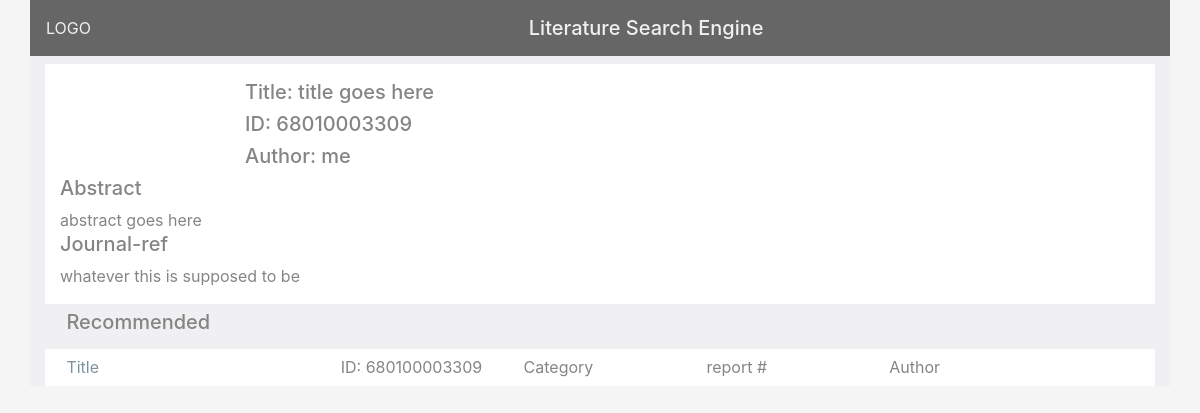
The app's page /litsearch/1/ with its own data.
### litsearch/models.py (models this page shows, shortened)
class LiteratureItem(models.Model):
    title = models.CharField(max_length=256)
    literature_id = models.SlugField(max_length=128)
    category = models.CharField(max_length=64)
    report_number = models.CharField(max_length=128)
    author = models.CharField(max_length=256)
    details_link = models.CharField(max_length=256)
    pub_date = models.DateField('date published');
    abstract = models.TextField()
    journal_ref = models.TextField()

### litsearch/views.py (the view)
# urls.py: path('<int:lit_item_id>/', views.details, name='details'),
def details(request, lit_item_id):
    literature_item = get_object_or_404(LiteratureItem, pk=lit_item_id)
    context = {'literature_item': literature_item}
    return render(request, 'litsearch/details.html', context)

### litsearch/templates/litsearch/details.html (shortened to what this page needs)
{% extends "litsearch/base.html" %}
{% block content %}
    <section class="container details">
        <div class="container bg-white py-3">
            <header class="row">
                <div class="col-sm-3 col-md-2">
                </div>
                <div class="col-sm-9 col-md-10">
                    <h4>Title: {{ literature_item.title }}</h4>
                    <h4>ID: {{ literature_item.literature_id }}</h4>
                    <h4>Author: {{ literature_item.author }}</h4>
                </div>
            </header>
            <div class="row">
                <h2 class="col-12">Abstract</h2>
                <div class="col-12">{{ literature_item.abstract }}</div>
            </div>
            <div class="row">
                <h2 class="col-12">Journal-ref</h2>
                <div class="col-12">{{ literature_item.journal_ref }}</div>
            </div>
        </div>
    </section>
    <section class="container items">
        <div class="container">
            <div class="row"><h2 class="col-12 mb-0">Recommended</h2></div>
            <div class="row bg-white border-info">
                <div class="col-4 col-md-3"><a href="">Title</a></div>
                <div class="col-4 col-md-2">ID: 680100003309</div>
                <div class="col-4 col-md-2">Category</div>
                <div class="col-4 col-md-2">report #</div>
                <div class="col-4 col-md-2">Author</div>
            </div>
        </div>
    </section>
{% endblock %}

### records on screen
LiteratureItem: title "title goes here", literature_id "68010003309", author "me", abstract "abstract goes here", journal_ref "whatever this is supposed to be"
